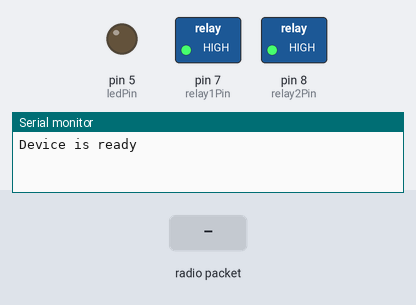
Recording of a sketch running on a simulated Arduino Uno, built with avr-gcc and run on an emulated ATmega328P. On the bench: switched loads named in the sketch (green lamp = pin HIGH), output pins drawn as LEDs (lit = HIGH), the last lines printed to the serial monitor. The inputs (shaded band) are chosen by the test bench. No radio packets arrive unless stated.

Above: at 1.2 s.
1.3 s: radio packet "Turn On" arrives
At 2.1 s:
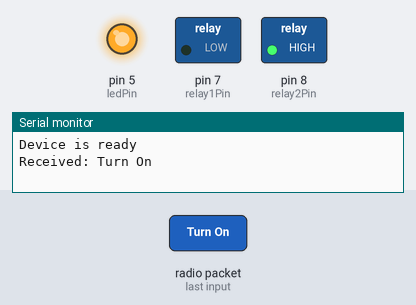
2.8 s: radio packet "Turn Of" arrives
At 3.2 s:
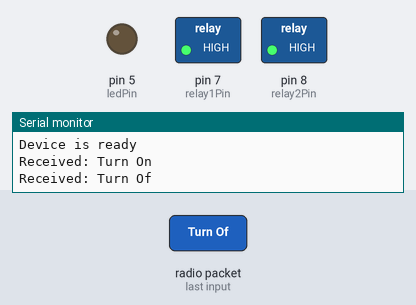
Timing chart, 0 to 5.8 s (numbered marks = the images above; inputs shaded):
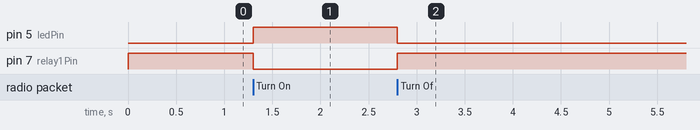

The sketch:

HomeReceiver.ino
```cpp
/*
SimpleReceive
 This sketch displays text strings received using VirtualWire
 Connect the Receiver data pin to Arduino pin 11
 */
#include <VirtualWire.h>

byte message[VW_MAX_MESSAGE_LEN]; // a buffer to store the incoming messages
byte messageLength = VW_MAX_MESSAGE_LEN; // the size of the message

const int receivePin = 11;
const int relay1Pin = 7;
const int relay2Pin = 8;
const int ledPin = 5;

void setup()
{
  Serial.begin(9600);
  Serial.println("Device is ready");

  pinMode(relay1Pin, OUTPUT);      // sets the digital pin as output
  pinMode(relay2Pin, OUTPUT);      // sets the digital pin as output
  pinMode(ledPin, OUTPUT);      // sets the digital pin as output

  digitalWrite(relay1Pin, HIGH);        // Prevents relays from starting up engaged
  digitalWrite(relay2Pin, HIGH);        // Prevents relays from starting up engaged

  // Initialize the IO and ISR
  vw_set_rx_pin(receivePin);
  vw_setup(2000); // Bits per sec
  vw_rx_start(); // Start the receiver
}
void loop()
{
  if (vw_get_message(message, &messageLength)) // Non-blocking
  {
    Serial.print("Received: ");
    String command;
    for (int i = 0; i < messageLength; i++)
    {
      command = String(command + char(message[i]));
      Serial.write(message[i]);
    }
    Serial.println();

    if(command == "Turn On"){
      digitalWrite(ledPin, HIGH);   // sets the LED on
      digitalWrite(relay1Pin, LOW);        //energize relay
    }
    else if(command == "Turn Of"){
      digitalWrite(ledPin, LOW);    // sets the LED off
      digitalWrite(relay1Pin, HIGH);        // denergize relay
    }
  }
}
```

Measured:
- after the input at 1.3 s, pin 5 (ledPin): LOW → HIGH at once; pin 7 (relay1Pin): HIGH → LOW at once
- after the input at 2.8 s, pin 5 (ledPin): HIGH → LOW at once; pin 7 (relay1Pin): LOW → HIGH at once
